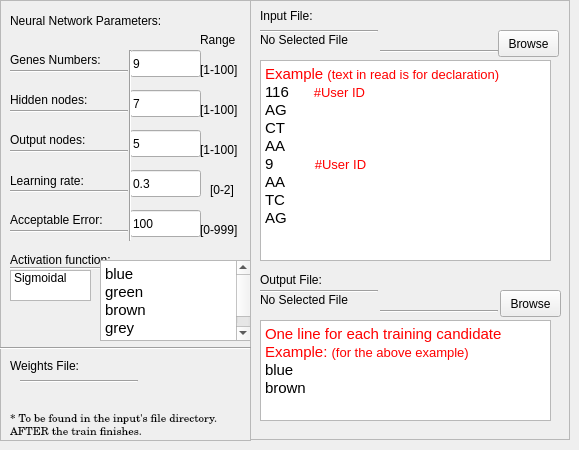
      <widget class="QWidget" name="tab_3">
       <attribute name="title">
        <string>Train</string>
       </attribute>
       <widget class="QFrame" name="frame_2">
        <property name="geometry">
         <rect>
          <x>250</x>
          <y>0</y>
          <width>320</width>
          <height>440</height>
         </rect>
        </property>
        <property name="frameShape">
         <enum>QFrame::StyledPanel</enum>
        </property>
        <property name="frameShadow">
         <enum>QFrame::Raised</enum>
        </property>
        <widget class="Line" name="line_11">
         <property name="geometry">
          <rect>
           <x>10</x>
           <y>290</y>
           <width>118</width>
           <height>3</height>
          </rect>
         </property>
         <property name="orientation">
          <enum>Qt::Horizontal</enum>
         </property>
        </widget>
        <widget class="QLabel" name="label_9">
         <property name="geometry">
          <rect>
           <x>10</x>
           <y>270</y>
           <width>161</width>
           <height>19</height>
          </rect>
         </property>
         <property name="text">
          <string>Output File:</string>
         </property>
        </widget>
        <widget class="Line" name="line_13">
         <property name="geometry">
          <rect>
           <x>130</x>
           <y>310</y>
           <width>118</width>
           <height>3</height>
          </rect>
         </property>
         <property name="orientation">
          <enum>Qt::Horizontal</enum>
         </property>
        </widget>
        <widget class="QPushButton" name="pushButton_3">
         <property name="geometry">
          <rect>
           <x>250</x>
           <y>290</y>
           <width>61</width>
           <height>27</height>
          </rect>
         </property>
         <property name="text">
          <string>Browse</string>
         </property>
        </widget>
        <widget class="QTextEdit" name="textEdit">
         <property name="geometry">
          <rect>
           <x>10</x>
           <y>320</y>
           <width>291</width>
           <height>101</height>
          </rect>
         </property>
         <property name="readOnly">
          <bool>true</bool>
         </property>
         <property name="html">
          <string>&lt;!DOCTYPE HTML PUBLIC &quot;-//W3C//DTD HTML 4.0//EN&quot; &quot;http://www.w3.org/TR/REC-html40/strict.dtd&quot;&gt;
&lt;html&gt;&lt;head&gt;&lt;meta name=&quot;qrichtext&quot; content=&quot;1&quot; /&gt;&lt;style type=&quot;text/css&quot;&gt;
p, li { white-space: pre-wrap; }
&lt;/style&gt;&lt;/head&gt;&lt;body style=&quot; font-family:'Bitstream Charter'; font-size:11pt; font-weight:400; font-style:normal;&quot;&gt;
&lt;p style=&quot; margin-top:0px; margin-bottom:0px; margin-left:0px; margin-right:0px; -qt-block-indent:0; text-indent:0px;&quot;&gt;&lt;span style=&quot; color:#ff0000;&quot;&gt;One line for each training candidate&lt;/span&gt;&lt;/p&gt;
&lt;p style=&quot; margin-top:0px; margin-bottom:0px; margin-left:0px; margin-right:0px; -qt-block-indent:0; text-indent:0px;&quot;&gt;&lt;span style=&quot; color:#ff0000;&quot;&gt;Example: &lt;/span&gt;&lt;span style=&quot; font-size:10pt; color:#ff0000;&quot;&gt;(for the above example)&lt;/span&gt;&lt;/p&gt;
&lt;p style=&quot; margin-top:0px; margin-bottom:0px; margin-left:0px; margin-right:0px; -qt-block-indent:0; text-indent:0px;&quot;&gt;blue&lt;/p&gt;
&lt;p style=&quot; margin-top:0px; margin-bottom:0px; margin-left:0px; margin-right:0px; -qt-block-indent:0; text-indent:0px;&quot;&gt;brown&lt;/p&gt;&lt;/body&gt;&lt;/html&gt;</string>
         </property>
        </widget>
        <widget class="QPushButton" name="pushButton_5">
         <property name="geometry">
          <rect>
           <x>248</x>
           <y>30</y>
           <width>61</width>
           <height>27</height>
          </rect>
         </property>
         <property name="text">
          <string>Browse</string>
         </property>
        </widget>
        <widget class="QLabel" name="label_21">
         <property name="geometry">
          <rect>
           <x>10</x>
           <y>0</y>
           <width>91</width>
           <height>31</height>
          </rect>
         </property>
         <property name="text">
          <string>Input File:</string>
         </property>
        </widget>
        <widget class="Line" name="line_24">
         <property name="geometry">
          <rect>
           <x>10</x>
           <y>30</y>
           <width>118</width>
           <height>3</height>
          </rect>
         </property>
         <property name="orientation">
          <enum>Qt::Horizontal</enum>
         </property>
        </widget>
        <widget class="QTextBrowser" name="textBrowser_3">
         <property name="geometry">
          <rect>
           <x>10</x>
           <y>60</y>
           <width>291</width>
           <height>201</height>
          </rect>
         </property>
         <property name="html">
          <string>&lt;!DOCTYPE HTML PUBLIC &quot;-//W3C//DTD HTML 4.0//EN&quot; &quot;http://www.w3.org/TR/REC-html40/strict.dtd&quot;&gt;
&lt;html&gt;&lt;head&gt;&lt;meta name=&quot;qrichtext&quot; content=&quot;1&quot; /&gt;&lt;style type=&quot;text/css&quot;&gt;
p, li { white-space: pre-wrap; }
&lt;/style&gt;&lt;/head&gt;&lt;body style=&quot; font-family:'Bitstream Charter'; font-size:11pt; font-weight:400; font-style:normal;&quot;&gt;
&lt;p style=&quot; margin-top:0px; margin-bottom:0px; margin-left:0px; margin-right:0px; -qt-block-indent:0; text-indent:0px;&quot;&gt;&lt;span style=&quot; color:#ff0000;&quot;&gt;Example&lt;/span&gt; &lt;span style=&quot; font-size:10pt; color:#ff0000;&quot;&gt;(text in read is for declaration)&lt;/span&gt;&lt;/p&gt;
&lt;p style=&quot; margin-top:0px; margin-bottom:0px; margin-left:0px; margin-right:0px; -qt-block-indent:0; text-indent:0px;&quot;&gt;116      &lt;span style=&quot; font-size:10pt; color:#ff0000;&quot;&gt;#User ID&lt;/span&gt;&lt;/p&gt;
&lt;p style=&quot; margin-top:0px; margin-bottom:0px; margin-left:0px; margin-right:0px; -qt-block-indent:0; text-indent:0px;&quot;&gt;AG&lt;/p&gt;
&lt;p style=&quot; margin-top:0px; margin-bottom:0px; margin-left:0px; margin-right:0px; -qt-block-indent:0; text-indent:0px;&quot;&gt;CT&lt;/p&gt;
&lt;p style=&quot; margin-top:0px; margin-bottom:0px; margin-left:0px; margin-right:0px; -qt-block-indent:0; text-indent:0px;&quot;&gt;AA&lt;/p&gt;
&lt;p style=&quot; margin-top:0px; margin-bottom:0px; margin-left:0px; margin-right:0px; -qt-block-indent:0; text-indent:0px;&quot;&gt;9          &lt;span style=&quot; font-size:10pt; color:#ff0000;&quot;&gt;#User ID&lt;/span&gt;&lt;/p&gt;
&lt;p style=&quot; margin-top:0px; margin-bottom:0px; margin-left:0px; margin-right:0px; -qt-block-indent:0; text-indent:0px;&quot;&gt;AA&lt;/p&gt;
&lt;p style=&quot; margin-top:0px; margin-bottom:0px; margin-left:0px; margin-right:0px; -qt-block-indent:0; text-indent:0px;&quot;&gt;TC&lt;/p&gt;
&lt;p style=&quot; margin-top:0px; margin-bottom:0px; margin-left:0px; margin-right:0px; -qt-block-indent:0; text-indent:0px;&quot;&gt;AG&lt;/p&gt;
&lt;p style=&quot;-qt-paragraph-type:empty; margin-top:0px; margin-bottom:0px; margin-left:0px; margin-right:0px; -qt-block-indent:0; text-indent:0px;&quot;&gt;&lt;br /&gt;&lt;/p&gt;&lt;/body&gt;&lt;/html&gt;</string>
         </property>
        </widget>
        <widget class="Line" name="line_25">
         <property name="geometry">
          <rect>
           <x>130</x>
           <y>50</y>
           <width>118</width>
           <height>3</height>
          </rect>
         </property>
         <property name="orientation">
          <enum>Qt::Horizontal</enum>
         </property>
        </widget>
        <widget class="QLabel" name="label_2">
         <property name="geometry">
          <rect>
           <x>10</x>
           <y>30</y>
           <width>201</width>
           <height>19</height>
          </rect>
         </property>
         <property name="text">
          <string>No Selected File</string>
         </property>
        </widget>
        <widget class="QLabel" name="label_10">
         <property name="geometry">
          <rect>
           <x>10</x>
           <y>290</y>
           <width>201</width>
           <height>19</height>
          </rect>
         </property>
         <property name="text">
          <string>No Selected File</string>
         </property>
        </widget>
       </widget>
       <widget class="QFrame" name="frame">
        <property name="geometry">
         <rect>
          <x>0</x>
          <y>0</y>
          <width>251</width>
          <height>441</height>
         </rect>
        </property>
        <property name="styleSheet">
         <string notr="true"/>
        </property>
        <property name="frameShape">
         <enum>QFrame::StyledPanel</enum>
        </property>
        <property name="frameShadow">
         <enum>QFrame::Raised</enum>
        </property>
        <widget class="QLabel" name="label">
         <property name="geometry">
          <rect>
           <x>10</x>
           <y>10</y>
           <width>191</width>
           <height>21</height>
          </rect>
         </property>
         <property name="text">
          <string>Neural Network Parameters:</string>
         </property>
        </widget>
        <widget class="QLineEdit" name="lineEdit">
         <property name="geometry">
          <rect>
           <x>130</x>
           <y>50</y>
           <width>71</width>
           <height>27</height>
          </rect>
         </property>
         <property name="text">
          <string>9</string>
         </property>
         <property name="maxLength">
          <number>3</number>
         </property>
        </widget>
        <widget class="QLineEdit" name="lineEdit_2">
         <property name="geometry">
          <rect>
           <x>130</x>
           <y>90</y>
           <width>71</width>
           <height>27</height>
          </rect>
         </property>
         <property name="text">
          <string>7</string>
         </property>
         <property name="maxLength">
          <number>3</number>
         </property>
        </widget>
        <widget class="QLineEdit" name="lineEdit_3">
         <property name="geometry">
          <rect>
           <x>130</x>
           <y>170</y>
           <width>71</width>
           <height>27</height>
          </rect>
         </property>
         <property name="text">
          <string>0.3</string>
         </property>
        </widget>
        <widget class="QLabel" name="label_3">
         <property name="geometry">
          <rect>
           <x>10</x>
           <y>50</y>
           <width>111</width>
           <height>19</height>
          </rect>
         </property>
         <property name="text">
          <string>Genes Numbers:</string>
         </property>
        </widget>
        <widget class="QLabel" name="label_4">
         <property name="geometry">
          <rect>
           <x>10</x>
           <y>90</y>
           <width>101</width>
           <height>19</height>
          </rect>
         </property>
         <property name="text">
          <string>Hidden nodes:</string>
         </property>
        </widget>
        <widget class="QLabel" name="label_5">
         <property name="geometry">
          <rect>
           <x>10</x>
           <y>250</y>
           <width>141</width>
           <height>19</height>
          </rect>
         </property>
         <property name="text">
          <string>Activation function:</string>
         </property>
        </widget>
        <widget class="QLabel" name="label_6">
         <property name="geometry">
          <rect>
           <x>10</x>
           <y>170</y>
           <width>101</width>
           <height>21</height>
          </rect>
         </property>
         <property name="text">
          <string>Learning rate:</string>
         </property>
        </widget>
        <widget class="QLabel" name="label_7">
         <property name="geometry">
          <rect>
           <x>10</x>
           <y>210</y>
           <width>121</width>
           <height>19</height>
          </rect>
         </property>
         <property name="text">
          <string>Acceptable Error:</string>
         </property>
        </widget>
        <widget class="QLineEdit" name="lineEdit_4">
         <property name="geometry">
          <rect>
           <x>130</x>
           <y>210</y>
           <width>71</width>
           <height>27</height>
          </rect>
         </property>
         <property name="text">
          <string>100</string>
         </property>
        </widget>
        <widget class="QLineEdit" name="lineEdit_5">
         <property name="geometry">
          <rect>
           <x>130</x>
           <y>130</y>
           <width>71</width>
           <height>27</height>
          </rect>
         </property>
         <property name="inputMask">
          <string/>
         </property>
         <property name="text">
          <string>5</string>
         </property>
         <property name="maxLength">
          <number>3</number>
         </property>
        </widget>
        <widget class="QLabel" name="label_8">
         <property name="geometry">
          <rect>
           <x>10</x>
           <y>130</y>
           <width>101</width>
           <height>19</height>
          </rect>
         </property>
         <property name="text">
          <string>Output nodes:</string>
         </property>
        </widget>
        <widget class="Line" name="line_3">
         <property name="geometry">
          <rect>
           <x>120</x>
           <y>50</y>
           <width>20</width>
           <height>191</height>
          </rect>
         </property>
         <property name="orientation">
          <enum>Qt::Vertical</enum>
         </property>
        </widget>
        <widget class="Line" name="line_4">
         <property name="geometry">
          <rect>
           <x>10</x>
           <y>70</y>
           <width>118</width>
           <height>3</height>
          </rect>
         </property>
         <property name="orientation">
          <enum>Qt::Horizontal</enum>
         </property>
        </widget>
        <widget class="Line" name="line_5">
         <property name="geometry">
          <rect>
           <x>10</x>
           <y>110</y>
           <width>118</width>
           <height>3</height>
          </rect>
         </property>
         <property name="orientation">
          <enum>Qt::Horizontal</enum>
         </property>
        </widget>
        <widget class="Line" name="line_6">
         <property name="geometry">
          <rect>
           <x>10</x>
           <y>150</y>
           <width>118</width>
           <height>3</height>
          </rect>
         </property>
         <property name="orientation">
          <enum>Qt::Horizontal</enum>
         </property>
        </widget>
        <widget class="Line" name="line_7">
         <property name="geometry">
          <rect>
           <x>10</x>
           <y>190</y>
           <width>118</width>
           <height>3</height>
          </rect>
         </property>
         <property name="orientation">
          <enum>Qt::Horizontal</enum>
         </property>
        </widget>
        <widget class="Line" name="line_8">
         <property name="geometry">
          <rect>
           <x>10</x>
           <y>230</y>
           <width>118</width>
           <height>3</height>
          </rect>
         </property>
         <property name="orientation">
          <enum>Qt::Horizontal</enum>
         </property>
        </widget>
        <widget class="Line" name="line_9">
         <property name="geometry">
          <rect>
           <x>10</x>
           <y>260</y>
           <width>131</width>
           <height>16</height>
          </rect>
         </property>
         <property name="orientation">
          <enum>Qt::Horizontal</enum>
         </property>
        </widget>
        <widget class="QListWidget" name="listWidget">
         <property name="geometry">
          <rect>
           <x>10</x>
           <y>270</y>
           <width>81</width>
           <height>31</height>
          </rect>
         </property>
         <property name="currentRow">
          <number>-1</number>
         </property>
         <item>
          <property name="text">
           <string>Sigmoidal</string>
          </property>
         </item>
        </widget>
        <widget class="Line" name="line">
         <property name="geometry">
          <rect>
           <x>0</x>
           <y>340</y>
           <width>251</width>
           <height>16</height>
          </rect>
         </property>
         <property name="orientation">
          <enum>Qt::Horizontal</enum>
         </property>
        </widget>
        <widget class="QLabel" name="label_22">
         <property name="geometry">
          <rect>
           <x>20</x>
           <y>380</y>
           <width>201</width>
           <height>19</height>
          </rect>
         </property>
         <property name="text">
          <string/>
         </property>
        </widget>
        <widget class="QLabel" name="label_23">
         <property name="geometry">
          <rect>
           <x>10</x>
           <y>350</y>
           <width>221</width>
           <height>31</height>
          </rect>
         </property>
         <property name="text">
          <string>Weights File:</string>
         </property>
        </widget>
        <widget class="Line" name="line_27">
         <property name="geometry">
          <rect>
           <x>20</x>
           <y>380</y>
           <width>118</width>
           <height>3</height>
          </rect>
         </property>
         <property name="orientation">
          <enum>Qt::Horizontal</enum>
         </property>
        </widget>
        <widget class="QLabel" name="label_27">
         <property name="geometry">
          <rect>
           <x>10</x>
           <y>410</y>
           <width>241</width>
           <height>31</height>
          </rect>
         </property>
         <property name="font">
          <font>
           <family>Century Schoolbook L</family>
           <pointsize>8</pointsize>
           <weight>50</weight>
           <italic>false</italic>
           <bold>false</bold>
          </font>
         </property>
         <property name="text">
          <string>* To be found in the input's file directory.
AFTER the train finishes.</string>
         </property>
        </widget>
        <widget class="QLabel" name="label_28">
         <property name="geometry">
          <rect>
           <x>200</x>
           <y>30</y>
           <width>40</width>
           <height>19</height>
          </rect>
         </property>
         <property name="text">
          <string>Range</string>
         </property>
        </widget>
        <widget class="QLabel" name="label_29">
         <property name="geometry">
          <rect>
           <x>200</x>
           <y>60</y>
           <width>51</width>
           <height>19</height>
          </rect>
         </property>
         <property name="text">
          <string>[1-100]</string>
         </property>
        </widget>
        <widget class="QLabel" name="label_30">
         <property name="geometry">
          <rect>
           <x>200</x>
           <y>100</y>
           <width>51</width>
           <height>19</height>
          </rect>
         </property>
         <property name="text">
          <string>[1-100]</string>
         </property>
        </widget>
        <widget class="QLabel" name="label_31">
         <property name="geometry">
          <rect>
           <x>200</x>
           <y>140</y>
           <width>51</width>
           <height>19</height>
          </rect>
         </property>
         <property name="text">
          <string>[1-100]</string>
         </property>
        </widget>
        <widget class="QLabel" name="label_32">
         <property name="geometry">
          <rect>
           <x>210</x>
           <y>180</y>
           <width>51</width>
           <height>19</height>
          </rect>
         </property>
         <property name="text">
          <string>[0-2]</string>
         </property>
        </widget>
        <widget class="QLabel" name="label_33">
         <property name="geometry">
          <rect>
           <x>200</x>
           <y>220</y>
           <width>51</width>
           <height>19</height>
          </rect>
         </property>
         <property name="text">
          <string>[0-999]</string>
         </property>
        </widget>
        <widget class="QTextBrowser" name="textBrowser">
         <property name="geometry">
          <rect>
           <x>100</x>
           <y>260</y>
           <width>151</width>
           <height>81</height>
          </rect>
         </property>
         <property name="readOnly">
          <bool>false</bool>
         </property>
         <property name="html">
          <string>&lt;!DOCTYPE HTML PUBLIC &quot;-//W3C//DTD HTML 4.0//EN&quot; &quot;http://www.w3.org/TR/REC-html40/strict.dtd&quot;&gt;
&lt;html&gt;&lt;head&gt;&lt;meta name=&quot;qrichtext&quot; content=&quot;1&quot; /&gt;&lt;style type=&quot;text/css&quot;&gt;
p, li { white-space: pre-wrap; }
&lt;/style&gt;&lt;/head&gt;&lt;body style=&quot; font-family:'Bitstream Charter'; font-size:11pt; font-weight:400; font-style:normal;&quot;&gt;
&lt;p style=&quot; margin-top:0px; margin-bottom:0px; margin-left:0px; margin-right:0px; -qt-block-indent:0; text-indent:0px;&quot;&gt;blue&lt;/p&gt;
&lt;p style=&quot; margin-top:0px; margin-bottom:0px; margin-left:0px; margin-right:0px; -qt-block-indent:0; text-indent:0px;&quot;&gt;green&lt;/p&gt;
&lt;p style=&quot; margin-top:0px; margin-bottom:0px; margin-left:0px; margin-right:0px; -qt-block-indent:0; text-indent:0px;&quot;&gt;brown&lt;/p&gt;
&lt;p style=&quot; margin-top:0px; margin-bottom:0px; margin-left:0px; margin-right:0px; -qt-block-indent:0; text-indent:0px;&quot;&gt;grey&lt;/p&gt;
&lt;p style=&quot; margin-top:0px; margin-bottom:0px; margin-left:0px; margin-right:0px; -qt-block-indent:0; text-indent:0px;&quot;&gt;hazel&lt;/p&gt;&lt;/body&gt;&lt;/html&gt;</string>
         </property>
        </widget>
       </widget>
      </widget>
